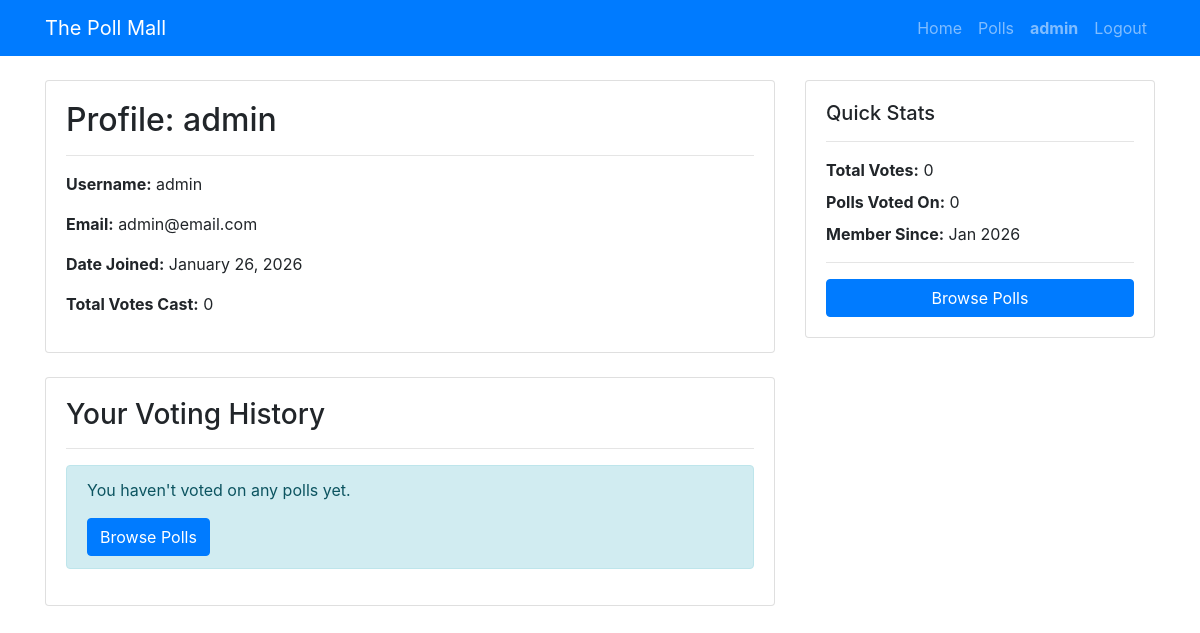
/accounts/profile/ (signed in), run on an earlier commit of the app's database.
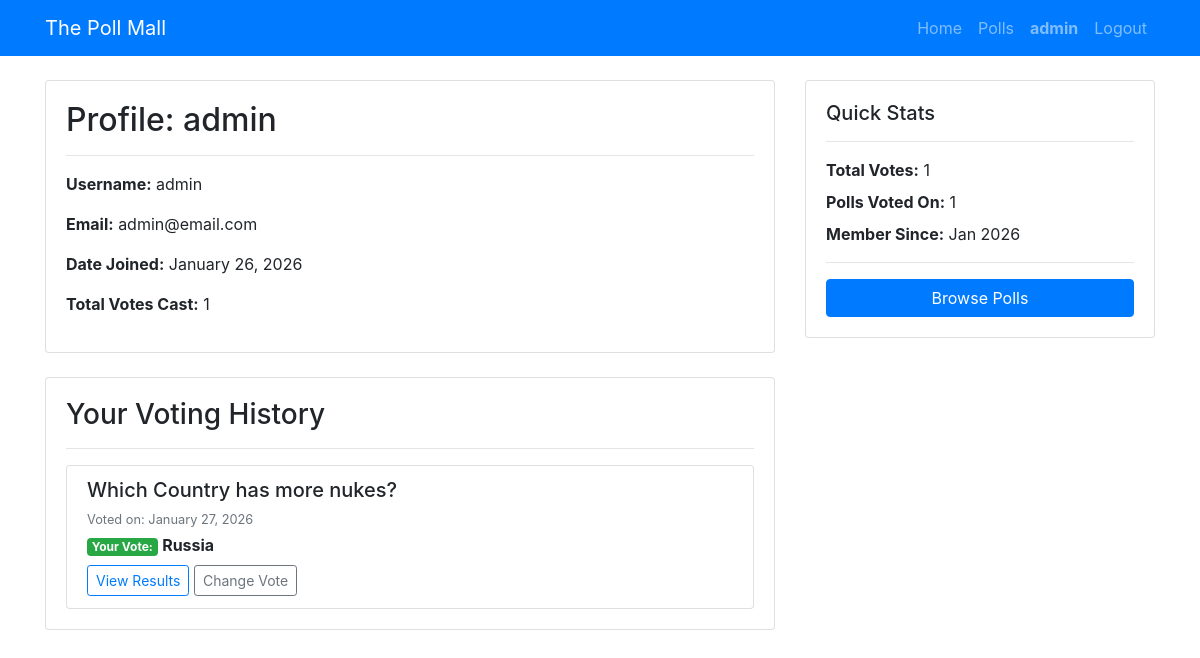
And on a later commit of the database.
### pollApp/models.py (models this page shows, shortened)
class Question(models.Model):
    question_text = models.CharField(max_length = 300)
    pub_date = models.DateTimeField('date published')

class Vote(models.Model):
    user = models.ForeignKey(User, on_delete=models.CASCADE)
    choice = models.ForeignKey(Choice, on_delete=models.CASCADE)
    question = models.ForeignKey(Question, on_delete=models.CASCADE)
    voted_at = models.DateTimeField(auto_now_add=True)
    class Meta:
        unique_together = ('user', 'question')  # One vote per user per question
        ordering = ['-voted_at']

class Choice(models.Model):
    question = models.ForeignKey(Question, on_delete = models.CASCADE)
    choice_text = models.CharField(max_length = 200)
    votes = models.IntegerField(default=0)

### accounts/views.py (the view)
# urls.py: path('profile/', views.profile, name='profile'),
@login_required
def profile(request):
    user = request.user
    user_votes = Choice.objects.filter(vote__user=user).select_related('question')
    voted_questions = Question.objects.filter(
        choice__vote__user=user
    ).distinct().order_by('-pub_date')
    context = {
        'user': user,
        'voted_questions': voted_questions,
        'total_votes': user_votes.count(),
    }
    return render(request, 'accounts/profile.html', context)

### templates/accounts/profile.html
{% extends 'base.html' %}
{% block content %}
<div class="row">
    <div class="col-md-8">
        <div class="card mb-4">
            <div class="card-body">
                <h2 class="card-title">Profile: {{ user.username }}</h2>
                <hr>
                <p><strong>Username:</strong> {{ user.username }}</p>
                <p><strong>Email:</strong> {{ user.email|default:"Not provided" }}</p>
                <p><strong>Date Joined:</strong> {{ user.date_joined|date:"F d, Y" }}</p>
                <p><strong>Total Votes Cast:</strong> {{ total_votes }}</p>
            </div>
        </div>
        <div class="card">
            <div class="card-body">
                <h3 class="card-title">Your Voting History</h3>
                <hr>
                {% if voted_questions %}
                    <div class="list-group">
                        {% for question in voted_questions %}
                            <div class="list-group-item">
                                <h5>{{ question.question_text }}</h5>
                                <p class="mb-1 text-muted">
                                    <small>Voted on: {{ question.pub_date|date:"F d, Y" }}</small>
                                </p>
                                {% for choice in question.choice_set.all %}
                                    {% for vote in choice.vote_set.all %}
                                        {% if vote.user == user %}
                                            <p class="mb-1">
                                                <span class="badge badge-success">Your Vote:</span>
                                                <strong>{{ choice.choice_text }}</strong>
                                            </p>
                                        {% endif %}
                                    {% endfor %}
                                {% endfor %}
                                <div class="mt-2">
                                    <a href="{% url 'polls:results' question.id %}" class="btn btn-sm btn-outline-primary">View Results</a>
                                    <a href="{% url 'polls:detail' question.id %}" class="btn btn-sm btn-outline-secondary">Change Vote</a>
                                </div>
                            </div>
                        {% endfor %}
                    </div>
                {% else %}
                    <div class="alert alert-info">
                        <p>You haven't voted on any polls yet.</p>
                        <a href="{% url 'polls:index' %}" class="btn btn-primary">Browse Polls</a>
                    </div>
                {% endif %}
            </div>
        </div>
    </div>
    <div class="col-md-4">
        <div class="card">
            <div class="card-body">
                <h5 class="card-title">Quick Stats</h5>
                <hr>
                <ul class="list-unstyled">
                    <li class="mb-2">
                        <strong>Total Votes:</strong> {{ total_votes }}
                    </li>
                    <li class="mb-2">
                        <strong>Polls Voted On:</strong> {{ voted_questions.count }}
                    </li>
                    <li class="mb-2">
                        <strong>Member Since:</strong> {{ user.date_joined|date:"M Y" }}
                    </li>
                </ul>
                <hr>
                <a href="{% url 'polls:index' %}" class="btn btn-primary btn-block w-100">Browse Polls</a>
            </div>
        </div>
    </div>
</div>
{% endblock %}

What changed in the data, as far as the page shows it:
now on this page (row unchanged): Question: question_text "Which Country has more nukes?", pub_date "January 27, 2026"
now on this page (row edited): Choice: choice_text "Russia"
Also different on the page:
{{ total_votes }}: "0" → "1"
{{ voted_questions.count }}: "0" → "1"
text no longer shown: "You haven't voted on any polls yet. Browse Polls"
